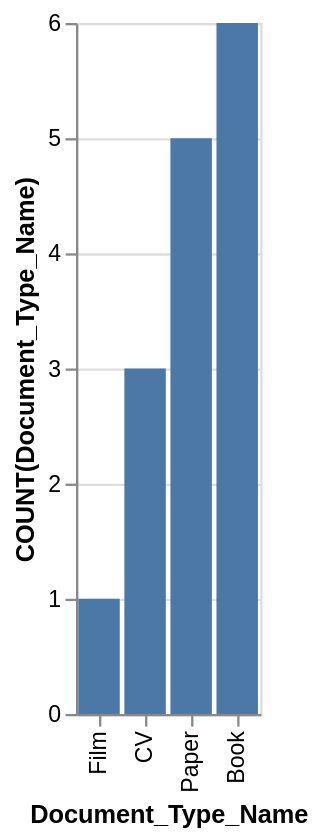

Write the Vega-Lite specification saved for this chart.
### Vega-Lite specification from a JSON file in a GitHub repository (floating-point values rounded to 4 significant figures)
{"data": {"values": [{"x_data": "Film", "y_data": 1}, {"x_data": "CV", "y_data": 3}, {"x_data": "Paper", "y_data": 5}, {"x_data": "Book", "y_data": 6}]}, "mark": "bar", "encoding": {"x": {"field": "x_data", "type": "nominal", "title": "Document_Type_Name", "sort": {"op": "sum", "field": "y_data", "order": "ascending"}}, "y": {"field": "y_data", "type": "quantitative", "title": "COUNT(Document_Type_Name)"}}}
